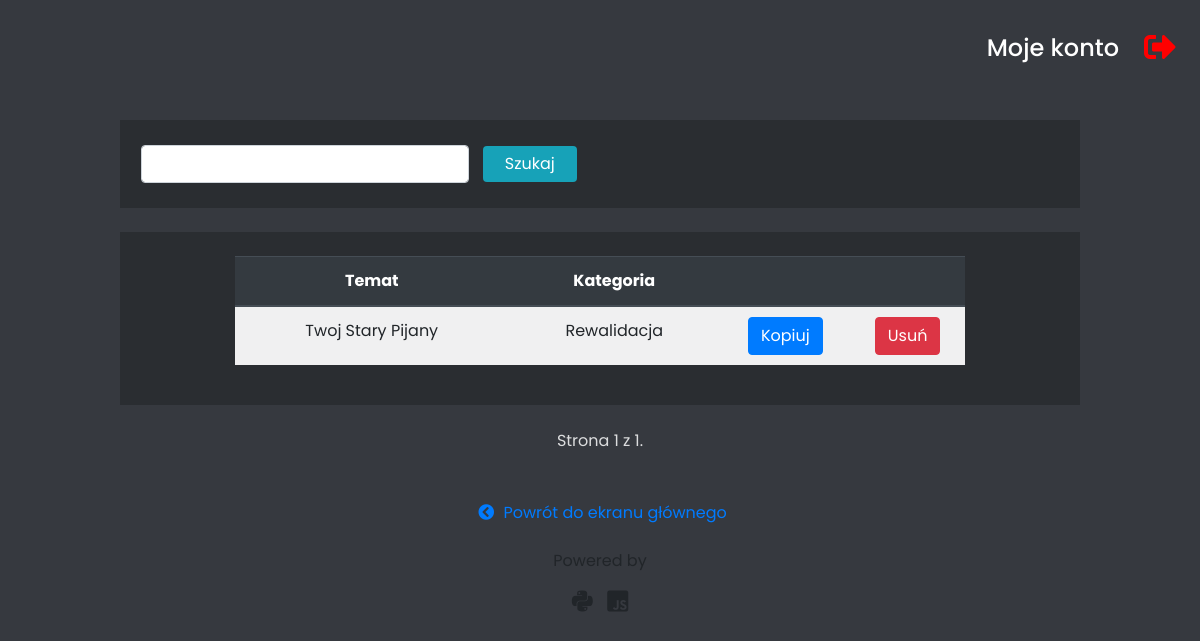
The page /saved-topics/ (signed in) on the database as committed earlier.
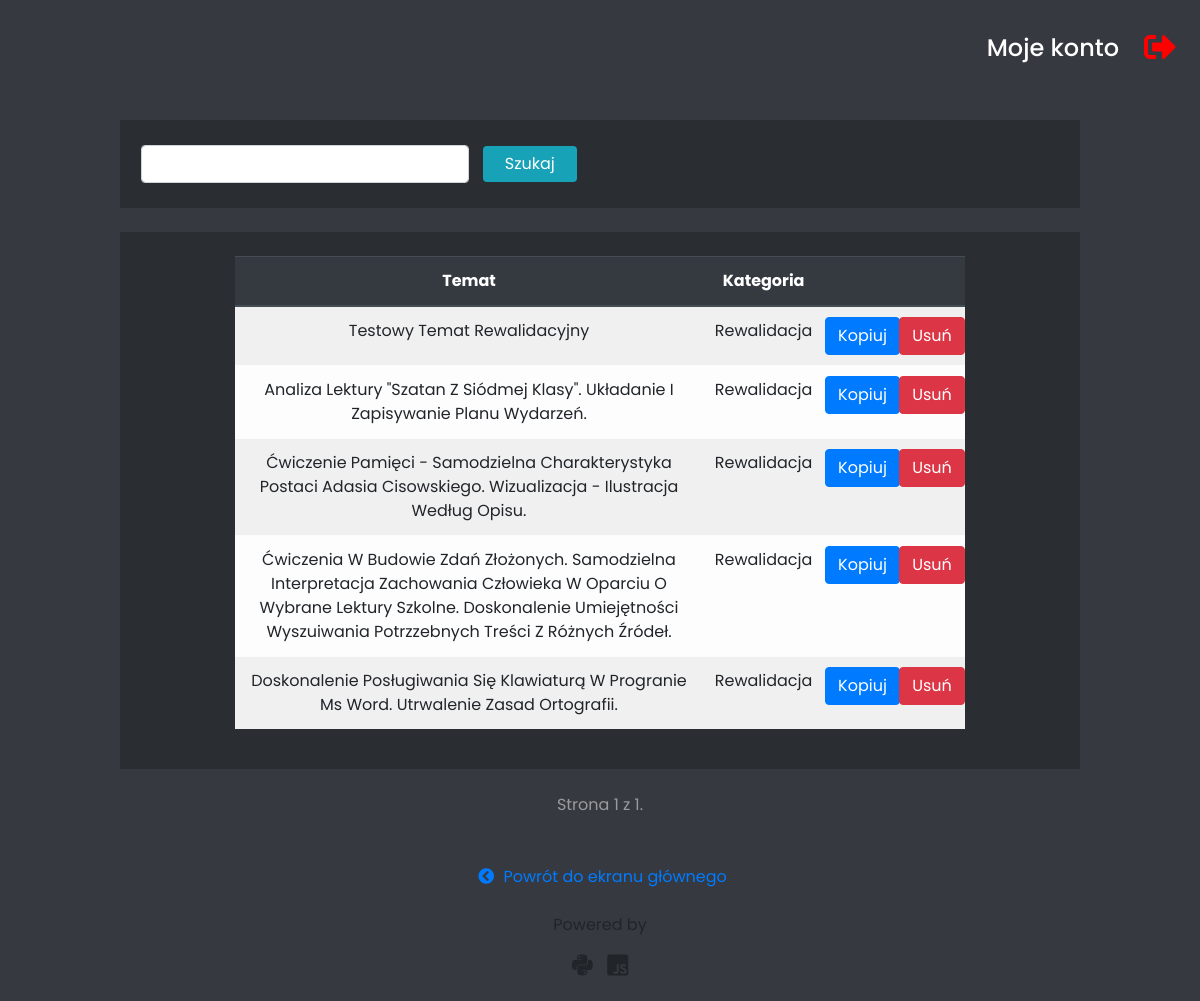
The same page on the database as committed later.
### base/models.py (models this page shows, shortened)
class LessonTopic(models.Model):
    topic = models.CharField(max_length=300)
    is_individual = models.BooleanField()
    teacher = models.ForeignKey(User, on_delete=models.DO_NOTHING)
    category = models.ForeignKey(LessonCategory, on_delete=models.DO_NOTHING, null=True)

class LessonCategory(models.Model):
    name = models.CharField(max_length=50)
    class Meta:
        verbose_name = 'Lesson category'
        verbose_name_plural = 'Lesson categories'

### base/views.py (the view)
# urls.py: path('saved-topics/', LessonTopicsView.as_view(), name='saved_topics'),
class LessonTopicsView(LoginRequiredMixin, ListView, FormMixin):
    login_url = '/login'
    model = LessonTopic
    template_name = 'base/saved_teacher_topics.html'
    context_object_name = 'saved_topics'
    paginate_by = 20
    form_class = TopicSearchForm
    success_url = '/saved-topics/'
    def get_queryset(self):
        queryset = LessonTopic.objects.filter(teacher=self.request.user)
        keyword = self.get_searched_keyword()
        if keyword:
            queryset = queryset.filter(topic__contains=keyword)
        return queryset
    def get_searched_keyword(self):
        try:
            keyword = self.request.GET['k']
            return keyword
        except MultiValueDictKeyError:
            pass
    def get_context_data(self, *, object_list=None, **kwargs):
        context = super().get_context_data(**kwargs)
        context['search_form'] = TopicSearchForm()
        return context

### base/forms.py
class TopicSearchForm(forms.Form):
    keyword = CharField(
        label='',
        error_messages={
            'required': 'To pole jest wymagane.'
        })

### base/templates/base/saved_teacher_topics.html (shortened to what this page needs)
{% extends 'standard_base_template.html' %}
{% block styles %}
    {{ block.super }}
    {% load static %}
    <link rel="stylesheet" href="{% static 'css/flex_form.css' %}">
    <link rel="stylesheet" href="{% static 'base/css/saved_teacher_topics.css' %}">
{% endblock %}
{% block content %}
    <div class="filter_panel">
        <div class="search_form form_wrapper">
            <form id="flex_form" method="get" action="{% url 'base:saved_topics' %}">
                <input
                        name="k"
                        id="{{ search_form.keyword.id_for_label }}"
                        type="text"
                        class="form-control form__field"
                        required>
                <input class="btn btn-info form__submit" type="submit" value="Szukaj">
            </form>
        </div>
    </div>
    <div class="saved_topics">
        {% if saved_topics|length != 0 %}
            <table class="table table-light table-striped">
              <thead class="thead-dark">
                <tr>
                  <th scope="col">Temat</th>
                  <th scope="col">Kategoria</th>
                  <th scope="col"></th>
                  <th scope="col"></th>
                </tr>
              </thead>
              <tbody>
                {% for topic in saved_topics %}
                    <tr class="topic">
                      <td id="topic_{{ forloop.counter }}">{{ topic.topic }}</td>
                      <td>{{ topic.category.name }}</td>
                      <td class="copy_topic_btn">
                        <button tabindex="0"
                            class="copy_popover copy_btn btn btn-primary"
                            data-bs-toggle="popover"
                            data-bs-trigger="focus"
                            id="topic_btn_{{ forloop.counter }}"
                            onclick="copy_topic({{ forloop.counter }})">Kopiuj</button>
                      </td>
                      <td class="delete_topic_btn">
                          <a class="btn btn-danger" href="{% url 'base:delete_topic' topic.id %}">Usuń</a>
                      </td>
                    </tr>
                {% endfor %}
              </tbody>
            </table>
        {% else %}
            {% if request.GET.k %}
                <h1 id="no_saved_topics">Nie znaleziono żadnego tematu.</h1>
            {% else %}
                 <h1 id="no_saved_topics">Aktualnie nie masz żadnych zapisanych tematów.</h1>
            {% endif %}
        {% endif %}
    </div>
    {% include 'basic_paginator.html' %}
{% endblock %}
{% block external_scripts %}
    {% load static %}
{% endblock %}

### templates/standard_base_template.html (shortened to what this page needs)
<!DOCTYPE html>
<html lang="en">
<head>
    {% block styles %}
        <link rel="stylesheet" href="https://cdn.jsdelivr.net/npm/bootstrap@4.6.0/dist/css/bootstrap.min.css">
        <link rel="stylesheet" href="https://cdnjs.cloudflare.com/ajax/libs/font-awesome/5.15.2/css/all.min.css" />
        {% load static %}
        <link rel="stylesheet" href="{% static 'css/normalize.css' %}">
        <link rel="stylesheet" href="{% static 'css/standard_base.css' %}">
    {% endblock %}
</head>
<body>
    <header>
        <div class="header_bar">
            <div class="logout">
                {% if request.user.is_authenticated %}
                    <a id="account_options_link"
                       href="{% url 'authentication:account-options' %}">
                        <span>Moje konto</span>
                    </a>
                {% endif %}
                <a class="logout_link" href="{% url 'authentication:logout' %}"><i class="fas fa-sign-out-alt"></i></a>
            </div>
        </div>
    </header>
    <section>
        <div class="section_wrapper">
            {% block content %}
            {% endblock %}
        </div>
    </section>
    <footer>
        <div class="back_to_main_nav">
            {% block back_to_main_nav_link %}
                <a id="back_to_main_nav_link" href="{% url 'base:main_nav' %}">
                    <i class="fas fa-chevron-circle-left"></i>
                    Powrót do ekranu głównego
                </a>
            {% endblock %}
        </div>
        <div class="technologies_icons">
            <p>Powered by</p>
            <i class="fab fa-python"></i>
            <i class="fab fa-js-square"></i>
        </div>
    </footer>
</body>
</html>

### templates/basic_paginator.html (shortened to what this page needs)
<div class="pagination">
    <span class="step-links">
        <span class="current">
            Strona {{ page_obj.number }} z {{ page_obj.paginator.num_pages }}.
        </span>
    </span>
</div>

### static/css/standard_base.css (style rules this page uses)
body { width: 100%; max-width: 100vw; height: 100%; min-height: 100vh; overflow-x: hidden; font-family: 'Poppins'; }
header { width: 100%; height: auto; }
.header_bar { display: flex; justify-content: space-between; align-items: center; margin: 2% }
.logout { display: flex; justify-content: center; align-items: center; }
#account_options_link { text-decoration: none; display: flex; color: white !important; transition: 0.4s; }
#account_options_link span { margin: 0 25px 0 10px; font-weight: 500; font-size: 1.5rem; }
.logout a { text-decoration: none; font-size: 2rem; color: red; transition: 0.4s; }
section { width: 100%; height: auto; }
.section_wrapper { display: flex; justify-content: center; align-items: center; flex-wrap: wrap; height: 100%; }
footer { bottom: 0; width: 100%; }
.back_to_main_nav { width: 100%; margin: 2% 0; text-align: center; }
.back_to_main_nav #back_to_main_nav_link { text-decoration: none; color: #007bff; padding: 5px; }
#back_to_main_nav_link i { margin: 0 5px; }
.technologies_icons { text-align: center; }
.technologies_icons i { font-size: 1.5rem; margin: 0 5px 2% 5px; }

### static/css/flex_form.css (style rules this page uses)
.form_wrapper { flex-basis: 51%; padding: 3%; }
.form_wrapper #flex_form { display: flex; justify-content: center; align-items: center; flex-wrap: wrap; }
.form__field, #flex_form label, .form__textarea { flex-basis: 70%; }
.form__submit { flex-basis: 31%; margin: 3%; border: none; outline: none; }

### base/static/base/css/saved_teacher_topics.css (style rules this page uses)
body { background-color: #36393f; }
.filter_panel { flex-basis: 80%; display: flex; justify-content: flex-start; align-items: center; background-color: #2a2d31; padding: 1%; margin: 2% 0; }
.search_form { flex-basis: 50% !important; padding: 0; }
.search_form #flex_form .form__field { flex-basis: 70% !important; }
.search_form #flex_form .form__submit { flex-basis: 20% !important; }
.saved_topics { flex-basis: 80%; background-color: #2a2d31; display: flex; justify-content: center; align-items: center; padding: 2% }
.saved_topics table { flex-basis: 80%; text-align: center; }
.pagination { flex-basis: 70%; justify-content: center; margin: 2% 0; }
.step-links { flex-basis: 55%; text-align: center; }
.step-links .current { color: #dcddde; }
.delete_topic_btn, .copy_topic_btn { padding: 10px 0 !important; }
.copy_topic_btn button { margin: 0 1%; }

Rows that differ between the two databases and show on the page:
removed LessonTopic: topic "Twoj Stary Pijany", category.name "Rewalidacja"
added LessonTopic: topic "Testowy Temat Rewalidacyjny", category.name "Rewalidacja"
added LessonTopic: topic "Analiza Lektury \"Szatan Z Siódmej Klasy\". Układanie I Zapisywanie Planu Wydarzeń.", category.name "Rewalidacja"
added LessonTopic: topic "Ćwiczenie Pamięci - Samodzielna Charakterystyka Postaci Adasia Cisowskiego. Wizualizacja - Ilustracja Według Opisu.", category.name "Rewalidacja"
added LessonTopic: topic "Ćwiczenia W Budowie Zdań Złożonych. Samodzielna Interpretacja Zachowania Człowieka W Oparciu O Wybrane Lektury Szkolne. Doskonalenie Umiejętności Wyszuiwania Potrzzebnych Treści Z Różnych Źródeł.", category.name "Rewalidacja"
added LessonTopic: topic "Doskonalenie Posługiwania Się Klawiaturą W Progranie Ms Word. Utrwalenie Zasad Ortografii.", category.name "Rewalidacja"
